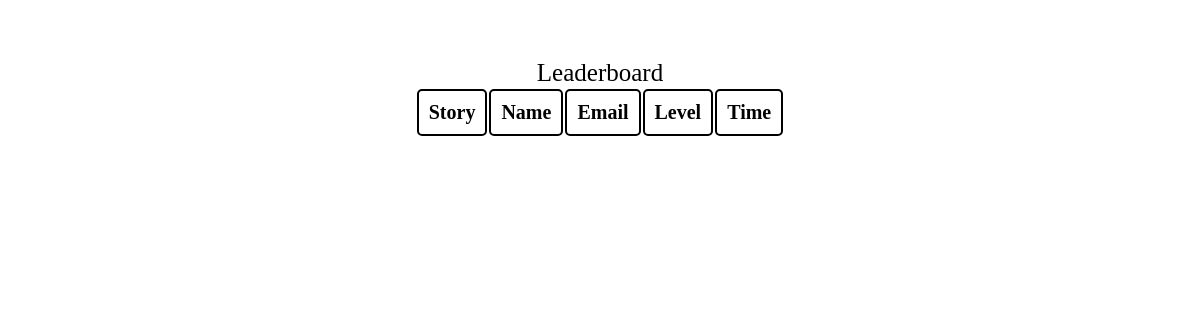
The app's page /ap/ldrbrd, older data.
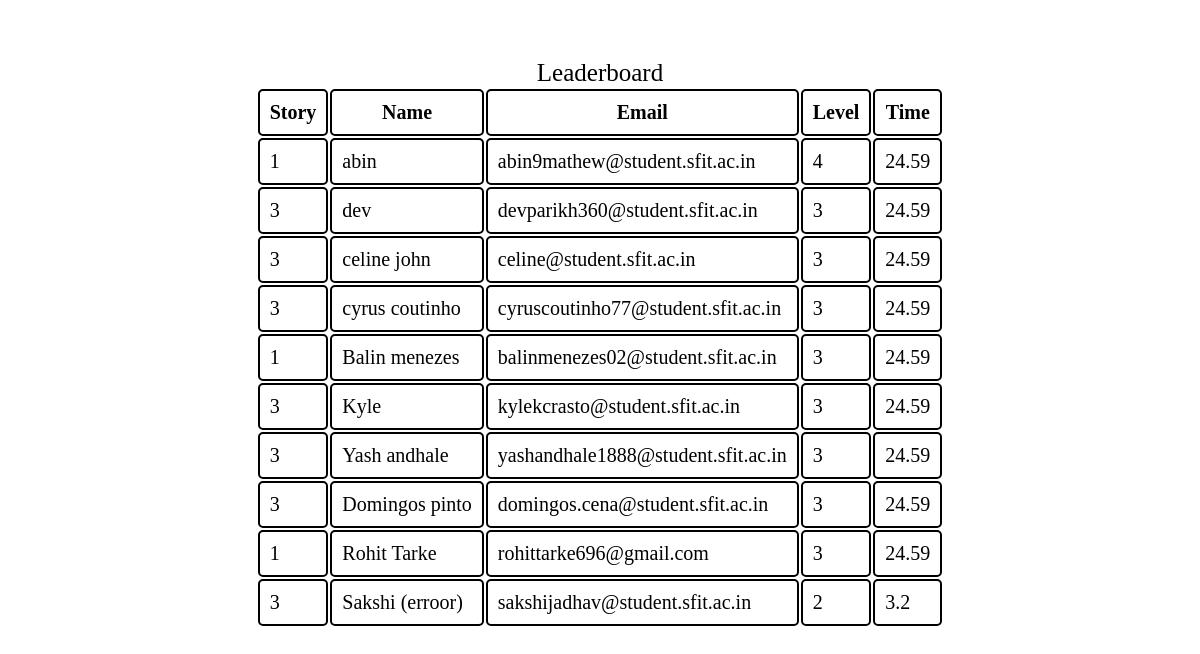
The same page, newer data.
### API/models.py (models this page shows, shortened)
class LeaderBoard(models.Model):
    email=models.EmailField()
    story=models.CharField(max_length=1)
    name=models.CharField(max_length=50, null=True)
    level=models.IntegerField(blank=True,null=True)
    completion=models.FloatField(blank=True,null=True)

### API/views.py (the view)
# urls.py: path('ldrbrd',views.leaderBoard,name="leaderBoard"),
def leaderBoard(request):
    data=LeaderBoard.objects.all().exclude(level__isnull=True).order_by('-level','completion')[:10]
    context={
        "data":data
    }
    return render(request,'API/leaderboard.html',context)

### API/templates/API/leaderboard.html (shortened to what this page needs)
{% load static %}
<!DOCTYPE html>
<html>
    <head>
        <link rel="stylesheet" href="{% static 'css/ldrbrd.css' %}">
    </head>
    <body>
    <div class="container" align="center">
        <table>
        <caption>Leaderboard</caption>
        <thead>
            <tr>
                <th>Story</th>
                <th>Name</th>
                <th>Email</th>
                <th>Level</th>
                <th>Time</th>
            </tr>
        </thead>
        <tbody>
            {% for student in data %}
            <tr>
                <td>{{ student.story }}</td>
                <td>{{ student.name }}</td>
                <td>{{ student.email }}</td>
                <td>{{ student.level }}</td>
                <td>{{ student.completion }}</td>
            </tr>
            {% endfor %}
        </tbody>
        </table>
    </div>
    </body>
</html>

### static/css/ldrbrd.css (style rules this page uses)
caption { font: bold Poppins; color:black; font-size: 25px; }
table { margin-top:5%; font-size: 20px; }
th,td { border: 2px solid black; color:black; padding:10px; border-collapse: collapse; border-radius: 5px; }

Row changes from the older to the newer data that the page shows:
added LeaderBoard: story "1", name "abin", email "abin9mathew@student.sfit.ac.in", level "4", completion "24.59"
added LeaderBoard: story "3", name "dev", email "devparikh360@student.sfit.ac.in", level "3", completion "24.59"
added LeaderBoard: story "3", name "celine john", email "celine@student.sfit.ac.in", level "3", completion "24.59"
added LeaderBoard: story "3", name "cyrus coutinho", email "cyruscoutinho77@student.sfit.ac.in", level "3", completion "24.59"
added LeaderBoard: story "1", name "Balin menezes", email "balinmenezes02@student.sfit.ac.in", level "3", completion "24.59"
added LeaderBoard: story "3", name "Kyle", email "kylekcrasto@student.sfit.ac.in", level "3", completion "24.59"
added LeaderBoard: story "3", name "Yash andhale", email "yashandhale1888@student.sfit.ac.in", level "3", completion "24.59"
added LeaderBoard: story "3", name "Domingos pinto", email "domingos.cena@student.sfit.ac.in", level "3", completion "24.59"
added LeaderBoard: story "1", name "Rohit Tarke", email "rohittarke696@gmail.com", level "3", completion "24.59"
added LeaderBoard: story "3", name "Sakshi (erroor)", email "sakshijadhav@student.sfit.ac.in", level "2", completion "3.2"
